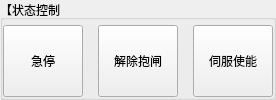
            <widget class="QGroupBox" name="group_status">
             <property name="title">
              <string>【状态控制】</string>
             </property>
             <layout class="QHBoxLayout" name="horizontalLayout_9" stretch="1,1,1">
              <property name="spacing">
               <number>15</number>
              </property>
              <property name="leftMargin">
               <number>0</number>
              </property>
              <property name="topMargin">
               <number>5</number>
              </property>
              <property name="rightMargin">
               <number>0</number>
              </property>
              <property name="bottomMargin">
               <number>0</number>
              </property>
              <item>
               <widget class="QPushButton" name="bt_quick_stop">
                <property name="sizePolicy">
                 <sizepolicy hsizetype="Minimum" vsizetype="Preferred">
                  <horstretch>0</horstretch>
                  <verstretch>0</verstretch>
                 </sizepolicy>
                </property>
                <property name="text">
                 <string>急停</string>
                </property>
               </widget>
              </item>
              <item>
               <widget class="QPushButton" name="bt_unlock">
                <property name="sizePolicy">
                 <sizepolicy hsizetype="Minimum" vsizetype="Preferred">
                  <horstretch>0</horstretch>
                  <verstretch>0</verstretch>
                 </sizepolicy>
                </property>
                <property name="text">
                 <string>解除抱闸</string>
                </property>
               </widget>
              </item>
              <item>
               <widget class="QPushButton" name="bt_enable">
                <property name="sizePolicy">
                 <sizepolicy hsizetype="Minimum" vsizetype="Preferred">
                  <horstretch>0</horstretch>
                  <verstretch>0</verstretch>
                 </sizepolicy>
                </property>
                <property name="text">
                 <string>伺服使能</string>
                </property>
               </widget>
              </item>
             </layout>
            </widget>
